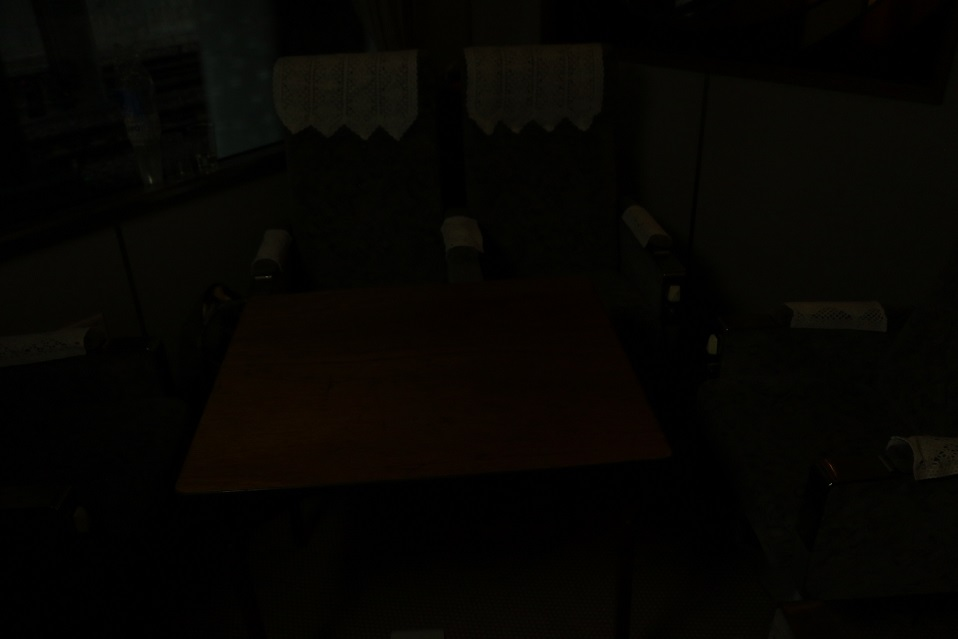
#> input picture コントラスト改善/input.jpg, 958 x 639 px, found by its file name
$ jupyter execute 'コントラスト改善.ipynb'
#> lines starting #> are read from the running program, lines starting #| are printed output that depends on the picture
[cell 1]
from google.colab import drive
drive.mount('/content/drive')
import numpy as np
import cv2
import matplotlib.pyplot as plt
import math
from PIL import ImageFilter
input_img = cv2.imread('/content/drive/MyDrive/Colab Notebooks/input.jpg')
#> input_img is the input picture: shape (639, 958, 3); mean B, G, R 2.1, 4.9, 6
height, width, channel = input_img.shape
#> height = 639; width = 958; channel = 3
input_color = cv2.cvtColor(input_img.astype(np.uint8),cv2.COLOR_BGR2HSV)
#> input_color: shape (639, 958, 3); mean H, S, V 21, 142.9, 6.2
output_color= np.zeros((height, width,channel))
plt.imshow(input_img)

[cell 2]
gray_img = cv2.cvtColor(input_img, cv2.COLOR_BGR2GRAY)
hist = cv2.calcHist([gray_img], [0], None, [256], [0,256])
#> hist = 256 values, max 85070 at index 1, min 0 at index 39, mean 2391.3
#ヒストグラムを棒グラフとして表示
data_x = np.zeros(256)
data_y = np.zeros(256)
for i in range(0, 256):
  data_x[i] = i
  data_y[i] = hist[i]
#> after the loop, data_x = 256 values from 0 to 255; data_y has the same summary as hist
plt.bar(data_x, data_y)
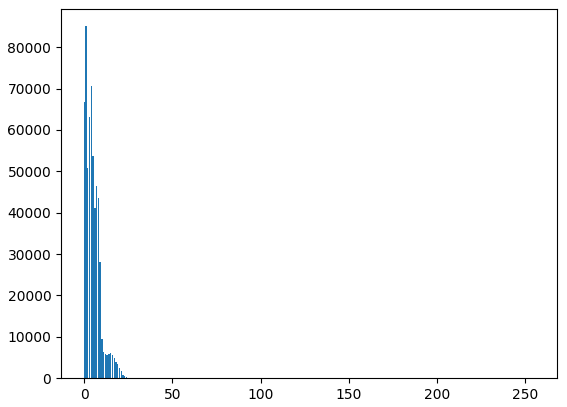
#> figure drawn by matplotlib, 1 panel; tallest bar 85070 high, from x = 0.6 to 1.4

[cell 3]
gamma = 2.0
lookup_table = np.zeros(256, np.float32)
for i in range(0, 256):
  lookup_table[i] = 255.0*pow(float(i)/255.0, 1.0/gamma)

[cell 4]
output_color[:,:,2] = cv2.LUT(input_color[:,:,2], lookup_table)
#> output_color: shape (639, 958, 3) float64; mean H, S, V 0, 0, 34.8
output_color[:,:,1] =input_color[:,:,1]
#> output_color: shape (639, 958, 3) float64; mean H, S, V 0, 142.9, 34.8
output_color[:,:,0] =input_color[:,:,0]
#> output_color: shape (639, 958, 3) float64; mean H, S, V 21, 142.9, 34.8
output_color_bgr = cv2.cvtColor(output_color.astype(np.uint8),cv2.COLOR_HSV2BGR)
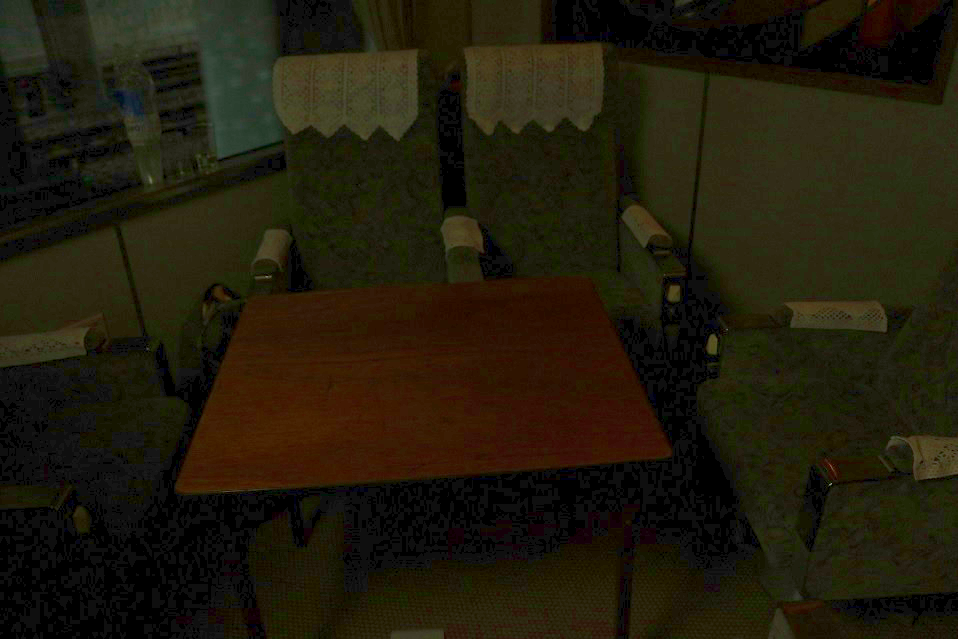
#> output_color_bgr: shape (639, 958, 3); mean B, G, R 11.5, 27.6, 33
cv2.imwrite('/content/drive/MyDrive/Colab Notebooks/output.jpg',output_color_bgr)
plt.imshow(output_color_bgr)

[cell 5]
gray2_img = cv2.cvtColor(output_color_bgr, cv2.COLOR_BGR2GRAY)
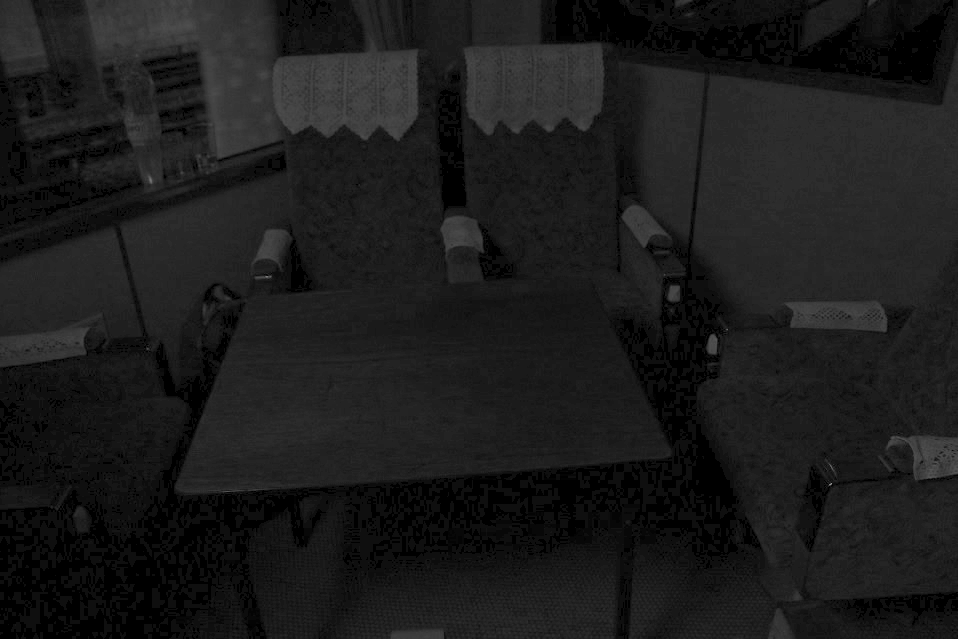
#> gray2_img: shape (639, 958); min 0, max 152, mean 27.4
hist = cv2.calcHist([gray2_img], [0], None, [256], [0,256])
#> hist = 256 values, max 66520 at index 15, min 0 at index 1, mean 2391.3
#ヒストグラムを棒グラフとして表示
data_x = np.zeros(256)
data_y = np.zeros(256)
for i in range(0, 256):
  data_x[i] = i
  data_y[i] = hist[i]
#> after the loop, data_y has the same summary as hist
plt.bar(data_x, data_y)
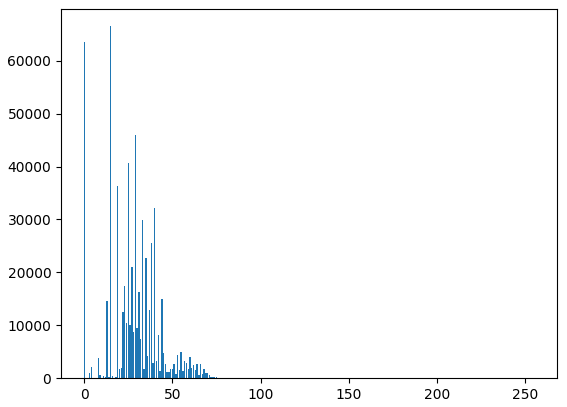
#> figure drawn by matplotlib, 1 panel; tallest bar 66520 high, from x = 14.6 to 15.4
